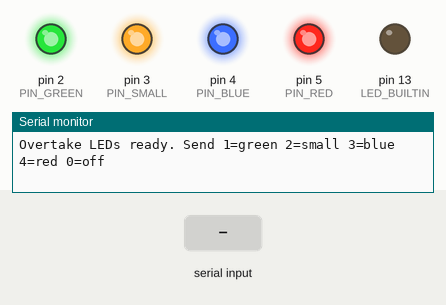
This sketch was run on a simulated Arduino Nano, built with avr-gcc and run on an emulated ATmega328P. Parts: output pins drawn as LEDs (lit = HIGH), the last lines printed to the serial monitor. Inputs (shaded band) come from the test bench.

Above: at 2.45 s.
2.5 s: "90,45\n" received over Serial
At 3.6 s:
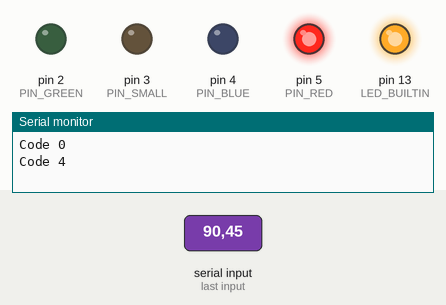
4.0 s: "30,150\n" received over Serial
At 4.8 s:
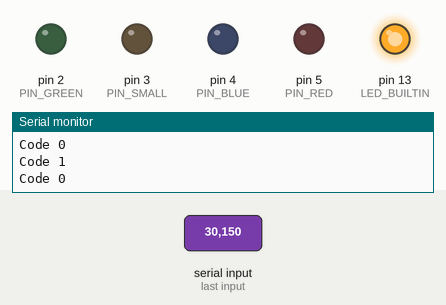
5.5 s: "200\n" received over Serial
At 9.3 s:
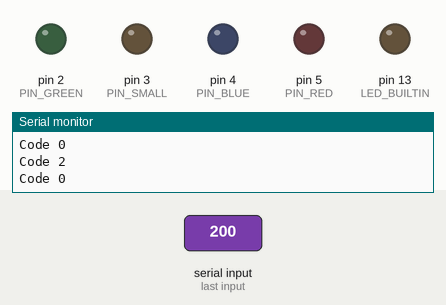
Timing chart, 0 to 10.8 s (numbered marks = the images above; inputs shaded):
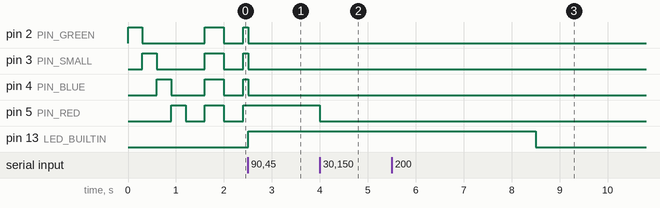

The sketch:

OvertakeLEDs.ino
```cpp
/*
  Overtake Safety - LED display for Arduino Nano

  The PC runs the camera + model and sends one character over USB serial:
      '1' = GREEN   no vehicle ahead, safe to pass
      '2' = SMALL   small vehicle ahead   (bikes, bicycle)   - spare LED for now
      '3' = BLUE    medium vehicle ahead  (car, CNG, rickshaw, van ...)
      '4' = RED     large vehicle ahead   (bus, pickup, truck)
      '0' = all LEDs off (PC program closed normally)

  The PC repeats the current code every 0.5 s. If nothing arrives for
  TIMEOUT_MS (PC crashed, cable pulled, camera frozen) ALL LEDs blink together,
  so a dead system is never mistaken for a green "safe" light.

  Testing by hand: open the Serial Monitor at 9600 baud and send 1, 2, 3, 4 or 0.
  The Serial Monitor also shows a line each time the code changes.

  Wiring: each LED long leg (+) -> 220 ohm resistor -> pin, short leg (-) -> GND.
*/

// ----- change these if you wire the LEDs to different pins ------------------
const uint8_t PIN_GREEN = 2;   // code 1  clear
const uint8_t PIN_SMALL = 3;   // code 2  small vehicles (any spare LED until the 4th color arrives)
const uint8_t PIN_BLUE  = 4;   // code 3  medium vehicles
const uint8_t PIN_RED   = 5;   // code 4  large vehicles
// -----------------------------------------------------------------------------

const unsigned long BAUD       = 9600;   // must match the PC program (--baud, default 9600)
const unsigned long TIMEOUT_MS = 3000;   // no message for this long = "no signal"
const unsigned long BLINK_MS   = 400;    // blink speed in "no signal" state

const uint8_t LED_PINS[4] = {PIN_GREEN, PIN_SMALL, PIN_BLUE, PIN_RED};  // index 0..3 = code 1..4

int currentCode = 0;
bool everReceived = false;
unsigned long lastMessageAt = 0;

void setAll(bool on) {
  for (uint8_t i = 0; i < 4; i++) digitalWrite(LED_PINS[i], on ? HIGH : LOW);
}

void showCode(int code) {
  for (uint8_t i = 0; i < 4; i++) digitalWrite(LED_PINS[i], (code == i + 1) ? HIGH : LOW);
}

void setup() {
  Serial.begin(BAUD);
  for (uint8_t i = 0; i < 4; i++) pinMode(LED_PINS[i], OUTPUT);
  pinMode(LED_BUILTIN, OUTPUT);

  // Lamp test: light each LED once so you can check the wiring without the PC.
  for (uint8_t i = 0; i < 4; i++) {
    digitalWrite(LED_PINS[i], HIGH);
    delay(300);
    digitalWrite(LED_PINS[i], LOW);
  }
  Serial.println("Overtake LEDs ready. Send 1=green 2=small 3=blue 4=red 0=off");
}

void loop() {
  // Read everything that arrived; keep the newest valid code.
  while (Serial.available() > 0) {
    char c = Serial.read();
    if (c >= '0' && c <= '4') {
      int code = c - '0';
      if (!everReceived || code != currentCode) {   // print only on change, not every heartbeat
        Serial.print("Code ");
        Serial.println(code);
      }
      currentCode = code;
      lastMessageAt = millis();
      everReceived = true;
    }
  }

  bool signalOk = everReceived && (millis() - lastMessageAt < TIMEOUT_MS);
  digitalWrite(LED_BUILTIN, signalOk ? HIGH : LOW);   // board's own LED = "PC link is alive"

  if (everReceived && currentCode == 0) {
    setAll(false);                                    // deliberate shutdown: stay dark
  } else if (signalOk) {
    showCode(currentCode);
  } else {
    setAll((millis() / BLINK_MS) % 2 == 0);           // no signal: blink all together
  }
}
```

Measured:
- after the input at 2.5 s, pin 5 (PIN_RED): stays HIGH (without the input it goes to LOW after 0.30 s); pin 13 (LED_BUILTIN): LOW → HIGH at once
- after the input at 4.0 s, pin 5 (PIN_RED): HIGH → LOW at once
- after the input at 5.5 s, pin 13 (LED_BUILTIN): HIGH → LOW after 3.0 s instead of 1.5 s
- by itself, pin 5 (PIN_RED): alternates HIGH for 0.40 s and LOW for 0.40 s
